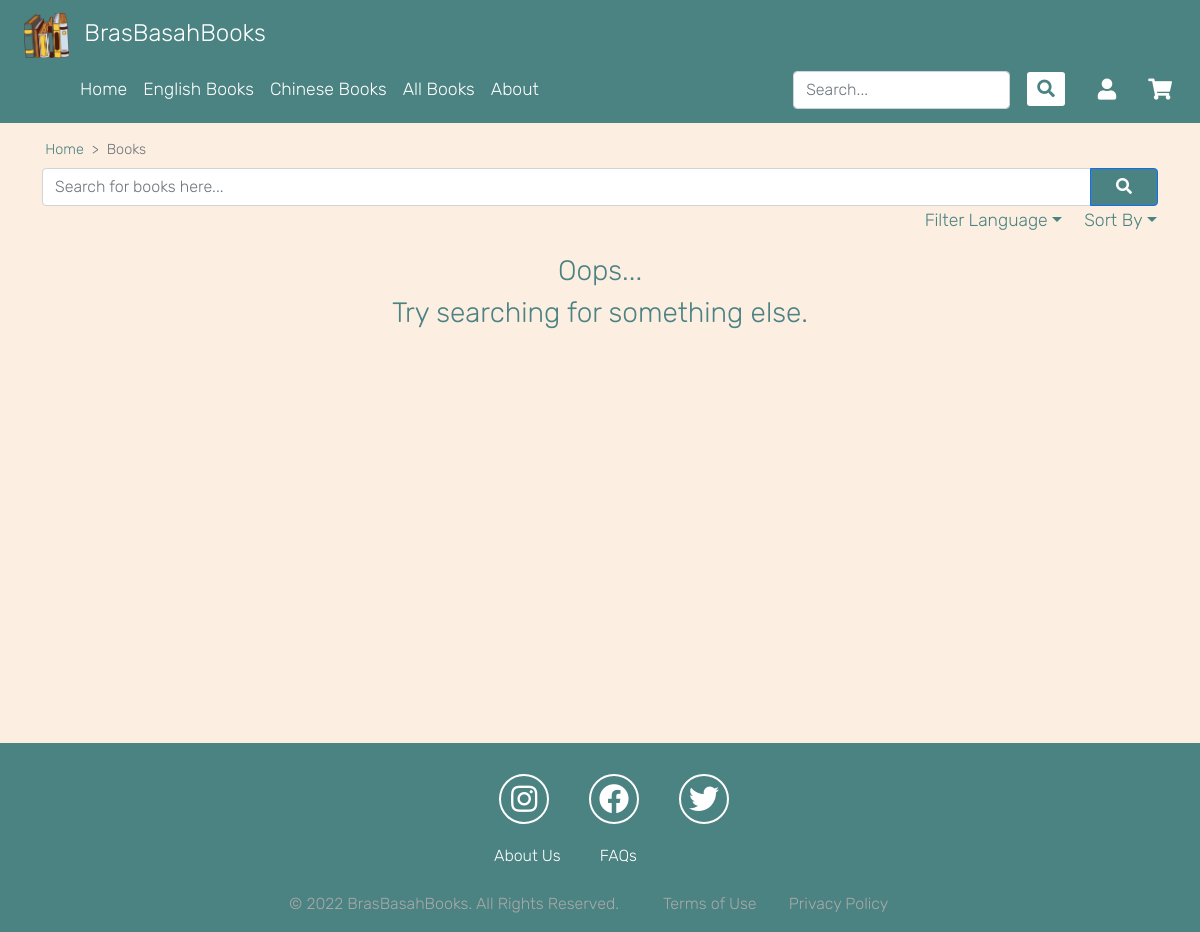
The page /books/English on the database as committed earlier.
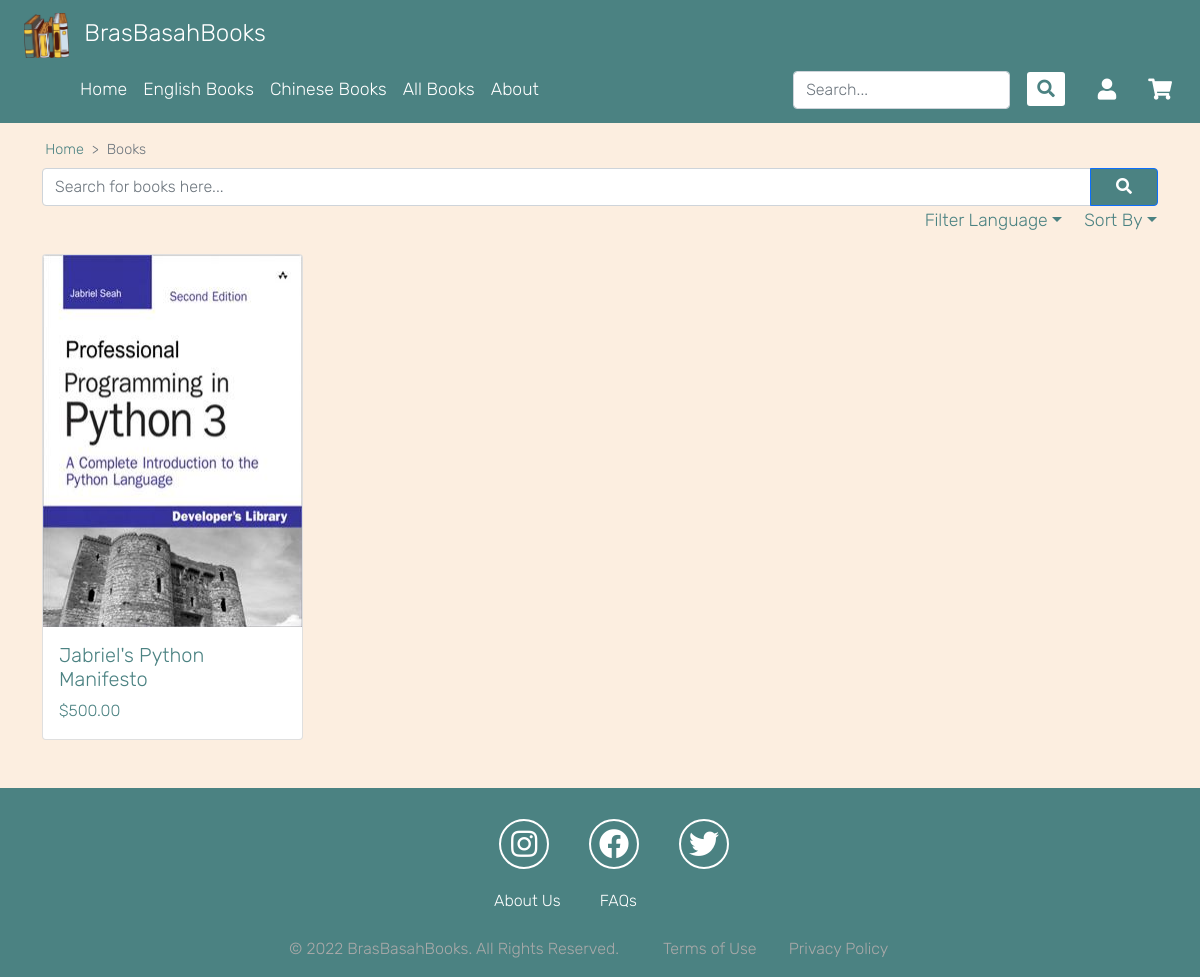
The same page on the database as committed later.
### tables this page shows
CREATE TABLE Books (
    book_id TEXT NOT NULL,
    language TEXT NOT NULL,
    genre TEXT NOT NULL,
    title TEXT NOT NULL,
    stock INTEGER NOT NULL,
    price INTEGER NOT NULL,
    author TEXT NOT NULL,
    description TEXT NOT NULL,
    cover_img TEXT NOT NULL,
    PRIMARY KEY (book_id)
);

### __init__.py (the view)
@app.route("/books/<sort_this>")
@limiter.limit("10/second", override_defaults=False)
def books(sort_this):
    if flask_global.user and flask_global.user.role == "admin":
        abort(403)
    sort_dict = {}
    books_dict = {}
    language_list = set()
    inventory_data = dbf.retrieve_inventory()
    sort_by = request.args.get("sort-by", default="", type=str)
    for data in inventory_data:
        book = Book(*data)
        books_dict[book.book_id] = book
        language_list.add(book.language)
    if books_dict != {}:
        if sort_this == 'latest':
            books_dict = dict(reversed(list(books_dict.items())))
            sort_dict = books_dict
        elif sort_this == 'name_a_to_z':
            sort_dict = name_a_to_z(books_dict)
        elif sort_this == 'name_z_to_a':
            sort_dict = name_z_to_a(books_dict)
        elif sort_this == 'price_low_to_high':
            sort_dict = price_low_to_high(books_dict)
        elif sort_this == 'price_high_to_low':
            sort_dict = price_high_to_low(books_dict)
        elif sort_this.capitalize() in language_list:
            sort_dict = {}
            for book_id, book in books_dict.items():
                if book.language == sort_this.capitalize():
                    sort_dict[book_id] = book
        else:
            sort_dict = books_dict
    q = request.args.get("q", default="", type=str)
    if q:
        for book_id, book in sort_dict.copy().items():
            if not any([s.lower() in book.title.lower() for s in q.split()]):
                sort_dict.pop(book_id, None)
    return render_template("books.html", query=q, books_list=sort_dict.values(), language_list=language_list)

### __init__.py (called while the page is built, shortened)
def get_user():
    user_session = retrieve_user_session(request)

@app.before_request
def before_request():
    flask_global.user = get_user()  # Get user
    csrf.protect()

### csp/csp.py (called while the page is built)
def get_csp(blob=False) -> str:
    csp = _DEFAULT_CSP
    if blob:
        csp = _IMG_SRC_BLOB_SCP
    return csp

### db_fetch/book.py (called while the page is built)
def retrieve_inventory():
    return retrieve_db("Books")

### db_fetch/general.py (called while the page is built)
def execute_db(query: str, parameters=None, fetchone=False) -> Union[list[tuple], tuple, None]:
    assert query.strip().endswith(";"), 'Must end SQL query with ";"'
    with closing(sqlite3.connect(DATABASE)) as connection:
        with connection:
            cursor = connection.cursor()
            retrieved = cursor.execute(query, parameters)
            if fetchone:
                data = retrieved.fetchone()
            else:
                data = retrieved.fetchall()
            return data
    raise RuntimeError("Unknown critical error!")

### models/Book.py (called while the page is built)
    @property
    def cover_img(self):
        return BOOK_IMG_UPLOAD_FOLDER + self._cover_img

### session_handler/UserSession.py (called while the page is built)
def retrieve_user_session(request) -> Union[UserSession, None]:
    return _gcv(request, USER_SESSION_NAME)

### templates/books.html (shortened to what this page needs)
{% extends "base.html" %}
{% block stylesheets %}
<link rel="stylesheet" href="/static/css/home.css">
<link rel="stylesheet" href="/static/css/allbooks.css">
{% endblock %}
{% block content %}
{% from "includes/_render_breadcrumb.html" import render_breadcrumb %}
{{ render_breadcrumb({
  "Home": url_for("home"),
  "Books": "#"
}) }}
<form class="d-flex" method="GET">
  <div class="input-group">
    <input name="q" class="form-control" type="search" placeholder="Search for books here..." aria-label="Search" value="{{ query }}" required>
    <button class="btn btn-primary why-kelly" type="submit"><i class="fa fa-search"></i></button>
  </div>
</form>
<div class="row justify-content-center">
  <div id="expand">
    <div class="filters">
      <div class="dropdown float-right">
        <button class="btn dropdown-toggle" type="button" id="dropdownMenuButton2" data-bs-toggle="dropdown" aria-expanded="false">Sort By</button>
      </div>
      <div class="dropdown float-right">
        <button class="btn dropdown-toggle" type="button" id="dropdownMenuButton3" data-bs-toggle="dropdown" aria-expanded="false">Filter Language</button>
      </div>
    </div>
    <br><br>
    <div class="row justify-content-center">
      <div class="col-12">
          {% if books_list|length == 0 %}
          <h3><center>Oops...</center></h3>
          <h3><center>Try searching for something else.</center></h3>
          {% else %}
          <div class="row row-cols-2 row-cols-md-4 g-4">
            {% for book in books_list %}
            <div class="col">
              <a href="{{ url_for('book_info', book_id=book.book_id) }}">
                  <div class="card h-100">
                  <img src="{{ book.cover_img }}" class="card-img-top" alt="{{ book.title }}" width="259" height="371.56">
                  <div class="card-body">
                  <h5 class="card-title">{{ book.title }}</h5>
                  <p class="card-text">${{ "%.2f"|format(book.price|float) }}</p>
                  </div>
                  </div>
              </a>
            </div>
            {% endfor %}
          {% endif %}
        </div>
      </div>
    </div>
  </div>
</div>
{% endblock %}

Rows that differ between the two databases and show on the page:
added Books: cover_img (picture), title "Jabriel's Python Manifesto", price "500.00"
Other text that changed with them:
text no longer shown: "Oops... Try searching for something else."
